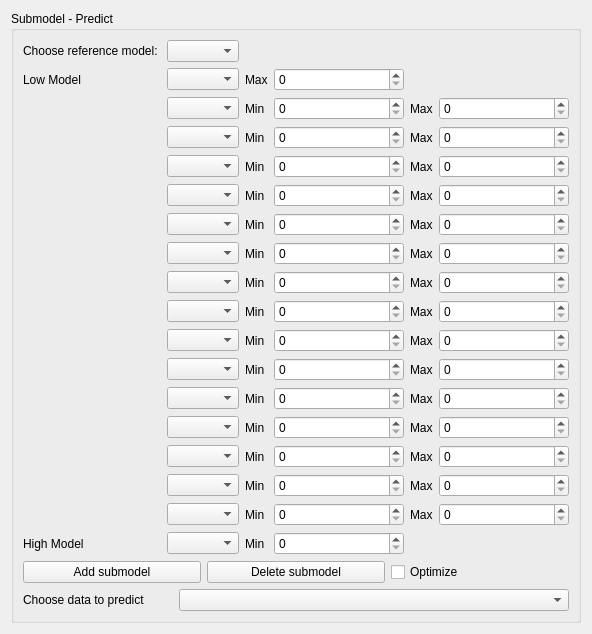
<?xml version="1.0" encoding="UTF-8"?>
<ui version="4.0">
 <class>Form</class>
 <widget class="QWidget" name="Form">
  <property name="geometry">
   <rect>
    <x>0</x>
    <y>0</y>
    <width>561</width>
    <height>572</height>
   </rect>
  </property>
  <property name="sizePolicy">
   <sizepolicy hsizetype="Ignored" vsizetype="Ignored">
    <horstretch>0</horstretch>
    <verstretch>0</verstretch>
   </sizepolicy>
  </property>
  <property name="windowTitle">
   <string>Form</string>
  </property>
  <layout class="QVBoxLayout" name="verticalLayout_2">
   <item>
    <widget class="QGroupBox" name="groupBox">
     <property name="title">
      <string>Submodel - Predict</string>
     </property>
     <layout class="QGridLayout" name="gridLayout">
      <item row="0" column="0">
       <widget class="QLabel" name="referenceModelLabel">
        <property name="text">
         <string>Choose reference model: </string>
        </property>
       </widget>
      </item>
      <item row="0" column="1">
       <widget class="QComboBox" name="referenceModelComboBox"/>
      </item>
      <item row="1" column="0">
       <widget class="QLabel" name="lowModelLabel">
        <property name="text">
         <string>Low Model</string>
        </property>
       </widget>
      </item>
      <item row="1" column="1">
       <widget class="QComboBox" name="lowModelComboBox"/>
      </item>
      <item row="1" column="2">
       <widget class="QLabel" name="lowModelMaxLabel">
        <property name="maximumSize">
         <size>
          <width>30</width>
          <height>16777215</height>
         </size>
        </property>
        <property name="text">
         <string>Max</string>
        </property>
       </widget>
      </item>
      <item row="1" column="3">
       <widget class="QSpinBox" name="lowModelMaxSpinBox">
        <property name="minimumSize">
         <size>
          <width>130</width>
          <height>0</height>
         </size>
        </property>
        <property name="maximumSize">
         <size>
          <width>910</width>
          <height>16777215</height>
         </size>
        </property>
       </widget>
      </item>
      <item row="2" column="1">
       <widget class="QComboBox" name="modelComboBox"/>
      </item>
      <item row="2" column="2">
       <widget class="QLabel" name="minLabel">
        <property name="text">
         <string>Min</string>
        </property>
       </widget>
      </item>
      <item row="2" column="3">
       <widget class="QSpinBox" name="minSpinBox">
        <property name="minimumSize">
         <size>
          <width>130</width>
          <height>0</height>
         </size>
        </property>
        <property name="maximumSize">
         <size>
          <width>70</width>
          <height>16777215</height>
         </size>
        </property>
       </widget>
      </item>
      <item row="2" column="4">
       <widget class="QLabel" name="maxLabel">
        <property name="maximumSize">
         <size>
          <width>30</width>
          <height>16777215</height>
         </size>
        </property>
        <property name="text">
         <string>Max</string>
        </property>
       </widget>
      </item>
      <item row="2" column="5">
       <widget class="QSpinBox" name="maxSpinBox">
        <property name="minimumSize">
         <size>
          <width>130</width>
          <height>0</height>
         </size>
        </property>
       </widget>
      </item>
      <item row="3" column="1">
       <widget class="QComboBox" name="modelComboBox_2"/>
      </item>
      <item row="3" column="2">
       <widget class="QLabel" name="minLabel_2">
        <property name="text">
         <string>Min</string>
        </property>
       </widget>
      </item>
      <item row="3" column="3">
       <widget class="QSpinBox" name="minSpinBox_2">
        <property name="minimumSize">
         <size>
          <width>130</width>
          <height>0</height>
         </size>
        </property>
        <property name="maximumSize">
         <size>
          <width>70</width>
          <height>16777215</height>
         </size>
        </property>
       </widget>
      </item>
      <item row="3" column="4">
       <widget class="QLabel" name="maxLabel_2">
        <property name="text">
         <string>Max</string>
        </property>
       </widget>
      </item>
      <item row="3" column="5">
       <widget class="QSpinBox" name="maxSpinBox_2">
        <property name="minimumSize">
         <size>
          <width>130</width>
          <height>0</height>
         </size>
        </property>
       </widget>
      </item>
      <item row="4" column="1">
       <widget class="QComboBox" name="modelComboBox_3"/>
      </item>
      <item row="4" column="2">
       <widget class="QLabel" name="minLabel_3">
        <property name="text">
         <string>Min</string>
        </property>
       </widget>
      </item>
      <item row="4" column="3">
       <widget class="QSpinBox" name="minSpinBox_3">
        <property name="minimumSize">
         <size>
          <width>130</width>
          <height>0</height>
         </size>
        </property>
        <property name="maximumSize">
         <size>
          <width>70</width>
          <height>16777215</height>
         </size>
        </property>
       </widget>
      </item>
      <item row="4" column="4">
       <widget class="QLabel" name="maxLabel_3">
        <property name="text">
         <string>Max</string>
        </property>
       </widget>
      </item>
      <item row="4" column="5">
       <widget class="QSpinBox" name="maxSpinBox_3">
        <property name="minimumSize">
         <size>
          <width>130</width>
          <height>0</height>
         </size>
        </property>
       </widget>
      </item>
      <item row="5" column="1">
       <widget class="QComboBox" name="modelComboBox_4"/>
      </item>
      <item row="5" column="2">
       <widget class="QLabel" name="minLabel_4">
        <property name="text">
         <string>Min</string>
        </property>
       </widget>
      </item>
      <item row="5" column="3">
       <widget class="QSpinBox" name="minSpinBox_4">
        <property name="minimumSize">
         <size>
          <width>130</width>
          <height>0</height>
         </size>
        </property>
        <property name="maximumSize">
         <size>
          <width>70</width>
          <height>16777215</height>
         </size>
        </property>
       </widget>
      </item>
      <item row="5" column="4">
       <widget class="QLabel" name="maxLabel_4">
        <property name="text">
         <string>Max</string>
        </property>
       </widget>
      </item>
      <item row="5" column="5">
       <widget class="QSpinBox" name="maxSpinBox_4">
        <property name="minimumSize">
         <size>
          <width>130</width>
          <height>0</height>
         </size>
        </property>
       </widget>
      </item>
      <item row="6" column="1">
       <widget class="QComboBox" name="modelComboBox_5"/>
      </item>
      <item row="6" column="2">
       <widget class="QLabel" name="minLabel_5">
        <property name="text">
         <string>Min</string>
        </property>
       </widget>
      </item>
      <item row="6" column="3">
       <widget class="QSpinBox" name="minSpinBox_5">
        <property name="minimumSize">
         <size>
          <width>130</width>
          <height>0</height>
         </size>
        </property>
        <property name="maximumSize">
         <size>
          <width>70</width>
          <height>16777215</height>
         </size>
        </property>
       </widget>
      </item>
      <item row="6" column="4">
       <widget class="QLabel" name="maxLabel_5">
        <property name="text">
         <string>Max</string>
        </property>
       </widget>
      </item>
      <item row="6" column="5">
       <widget class="QSpinBox" name="maxSpinBox_5">
        <property name="minimumSize">
         <size>
          <width>130</width>
          <height>0</height>
         </size>
        </property>
       </widget>
      </item>
      <item row="7" column="1">
       <widget class="QComboBox" name="modelComboBox_6"/>
      </item>
      <item row="7" column="2">
       <widget class="QLabel" name="minLabel_6">
        <property name="text">
         <string>Min</string>
        </property>
       </widget>
      </item>
      <item row="7" column="3">
       <widget class="QSpinBox" name="minSpinBox_6">
        <property name="minimumSize">
         <size>
          <width>130</width>
          <height>0</height>
         </size>
        </property>
        <property name="maximumSize">
         <size>
          <width>70</width>
          <height>16777215</height>
         </size>
        </property>
       </widget>
      </item>
      <item row="7" column="4">
       <widget class="QLabel" name="maxLabel_6">
        <property name="text">
         <string>Max</string>
        </property>
       </widget>
      </item>
      <item row="7" column="5">
       <widget class="QSpinBox" name="maxSpinBox_6">
        <property name="minimumSize">
         <size>
          <width>130</width>
          <height>0</height>
         </size>
        </property>
       </widget>
      </item>
      <item row="8" column="1">
       <widget class="QComboBox" name="modelComboBox_7"/>
      </item>
      <item row="8" column="2">
       <widget class="QLabel" name="minLabel_7">
        <property name="text">
         <string>Min</string>
        </property>
       </widget>
      </item>
      <item row="8" column="3">
       <widget class="QSpinBox" name="minSpinBox_7">
        <property name="minimumSize">
         <size>
          <width>130</width>
          <height>0</height>
         </size>
        </property>
        <property name="maximumSize">
         <size>
          <width>70</width>
          <height>16777215</height>
         </size>
        </property>
       </widget>
      </item>
      <item row="8" column="4">
       <widget class="QLabel" name="maxLabel_7">
        <property name="text">
         <string>Max</string>
        </property>
       </widget>
      </item>
      <item row="8" column="5">
       <widget class="QSpinBox" name="maxSpinBox_7">
        <property name="minimumSize">
         <size>
          <width>130</width>
          <height>0</height>
         </size>
        </property>
       </widget>
      </item>
      <item row="9" column="1">
       <widget class="QComboBox" name="modelComboBox_8"/>
      </item>
      <item row="9" column="2">
       <widget class="QLabel" name="minLabel_8">
        <property name="text">
         <string>Min</string>
        </property>
       </widget>
      </item>
      <item row="9" column="3">
       <widget class="QSpinBox" name="minSpinBox_8">
        <property name="minimumSize">
         <size>
          <width>130</width>
          <height>0</height>
         </size>
        </property>
        <property name="maximumSize">
         <size>
          <width>70</width>
          <height>16777215</height>
         </size>
        </property>
       </widget>
      </item>
      <item row="9" column="4">
       <widget class="QLabel" name="maxLabel_8">
        <property name="text">
         <string>Max</string>
        </property>
       </widget>
      </item>
      <item row="9" column="5">
       <widget class="QSpinBox" name="maxSpinBox_8">
        <property name="minimumSize">
         <size>
          <width>130</width>
          <height>0</height>
         </size>
        </property>
       </widget>
      </item>
      <item row="10" column="1">
       <widget class="QComboBox" name="modelComboBox_9"/>
      </item>
      <item row="10" column="2">
       <widget class="QLabel" name="minLabel_9">
        <property name="text">
         <string>Min</string>
        </property>
       </widget>
      </item>
      <item row="10" column="3">
       <widget class="QSpinBox" name="minSpinBox_9">
        <property name="minimumSize">
         <size>
          <width>130</width>
          <height>0</height>
         </size>
        </property>
        <property name="maximumSize">
         <size>
          <width>70</width>
          <height>16777215</height>
         </size>
        </property>
       </widget>
      </item>
      <item row="10" column="4">
       <widget class="QLabel" name="maxLabel_9">
        <property name="text">
         <string>Max</string>
        </property>
       </widget>
      </item>
      <item row="10" column="5">
       <widget class="QSpinBox" name="maxSpinBox_9">
        <property name="minimumSize">
         <size>
          <width>130</width>
          <height>0</height>
         </size>
        </property>
       </widget>
      </item>
      <item row="11" column="1">
       <widget class="QComboBox" name="modelComboBox_10"/>
      </item>
      <item row="11" column="2">
       <widget class="QLabel" name="minLabel_10">
        <property name="text">
         <string>Min</string>
        </property>
       </widget>
      </item>
      <item row="11" column="3">
       <widget class="QSpinBox" name="minSpinBox_10">
        <property name="minimumSize">
         <size>
          <width>130</width>
          <height>0</height>
         </size>
        </property>
        <property name="maximumSize">
         <size>
          <width>70</width>
          <height>16777215</height>
         </size>
        </property>
       </widget>
      </item>
      <item row="11" column="4">
       <widget class="QLabel" name="maxLabel_10">
        <property name="text">
         <string>Max</string>
        </property>
       </widget>
      </item>
      <item row="11" column="5">
       <widget class="QSpinBox" name="maxSpinBox_10">
        <property name="minimumSize">
         <size>
          <width>130</width>
          <height>0</height>
         </size>
        </property>
       </widget>
      </item>
      <item row="12" column="1">
       <widget class="QComboBox" name="modelComboBox_11"/>
      </item>
      <item row="12" column="2">
       <widget class="QLabel" name="minLabel_11">
        <property name="text">
         <string>Min</string>
        </property>
       </widget>
      </item>
      <item row="12" column="3">
       <widget class="QSpinBox" name="minSpinBox_11">
        <property name="minimumSize">
         <size>
          <width>130</width>
          <height>0</height>
         </size>
        </property>
        <property name="maximumSize">
         <size>
          <width>70</width>
          <height>16777215</height>
         </size>
        </property>
       </widget>
      </item>
      <item row="12" column="4">
       <widget class="QLabel" name="maxLabel_11">
        <property name="text">
         <string>Max</string>
        </property>
       </widget>
      </item>
      <item row="12" column="5">
       <widget class="QSpinBox" name="maxSpinBox_11">
        <property name="minimumSize">
         <size>
          <width>130</width>
          <height>0</height>
         </size>
        </property>
       </widget>
      </item>
      <item row="13" column="1">
       <widget class="QComboBox" name="modelComboBox_12"/>
      </item>
      <item row="13" column="2">
       <widget class="QLabel" name="minLabel_12">
        <property name="text">
         <string>Min</string>
        </property>
       </widget>
      </item>
      <item row="13" column="3">
       <widget class="QSpinBox" name="minSpinBox_12">
        <property name="minimumSize">
         <size>
          <width>130</width>
          <height>0</height>
         </size>
        </property>
        <property name="maximumSize">
         <size>
          <width>70</width>
          <height>16777215</height>
         </size>
        </property>
       </widget>
      </item>
      <item row="13" column="4">
       <widget class="QLabel" name="maxLabel_12">
        <property name="text">
         <string>Max</string>
        </property>
       </widget>
      </item>
      <item row="13" column="5">
       <widget class="QSpinBox" name="maxSpinBox_12">
        <property name="minimumSize">
         <size>
          <width>130</width>
          <height>0</height>
         </size>
        </property>
       </widget>
      </item>
      <item row="14" column="1">
       <widget class="QComboBox" name="modelComboBox_13"/>
      </item>
      <item row="14" column="2">
       <widget class="QLabel" name="minLabel_13">
        <property name="text">
         <string>Min</string>
        </property>
       </widget>
      </item>
      <item row="14" column="3">
       <widget class="QSpinBox" name="minSpinBox_13">
        <property name="minimumSize">
         <size>
          <width>130</width>
          <height>0</height>
         </size>
        </property>
        <property name="maximumSize">
         <size>
          <width>70</width>
          <height>16777215</height>
         </size>
        </property>
       </widget>
      </item>
      <item row="14" column="4">
       <widget class="QLabel" name="maxLabel_13">
        <property name="text">
         <string>Max</string>
        </property>
       </widget>
      </item>
      <item row="14" column="5">
       <widget class="QSpinBox" name="maxSpinBox_13">
        <property name="minimumSize">
         <size>
          <width>130</width>
          <height>0</height>
         </size>
        </property>
       </widget>
      </item>
      <item row="15" column="1">
       <widget class="QComboBox" name="modelComboBox_14"/>
      </item>
      <item row="15" column="2">
       <widget class="QLabel" name="minLabel_14">
        <property name="text">
         <string>Min</string>
        </property>
       </widget>
      </item>
      <item row="15" column="3">
       <widget class="QSpinBox" name="minSpinBox_14">
        <property name="minimumSize">
         <size>
          <width>130</width>
          <height>0</height>
         </size>
        </property>
        <property name="maximumSize">
         <size>
          <width>70</width>
          <height>16777215</height>
         </size>
        </property>
       </widget>
      </item>
      <item row="15" column="4">
       <widget class="QLabel" name="maxLabel_14">
        <property name="text">
         <string>Max</string>
        </property>
       </widget>
      </item>
      <item row="15" column="5">
       <widget class="QSpinBox" name="maxSpinBox_14">
        <property name="minimumSize">
         <size>
          <width>130</width>
          <height>0</height>
         </size>
        </property>
       </widget>
      </item>
      <item row="16" column="1">
       <widget class="QComboBox" name="modelComboBox_15"/>
      </item>
      <item row="16" column="2">
       <widget class="QLabel" name="minLabel_15">
        <property name="text">
         <string>Min</string>
        </property>
       </widget>
      </item>
      <item row="16" column="3">
       <widget class="QSpinBox" name="minSpinBox_15">
        <property name="minimumSize">
         <size>
          <width>130</width>
          <height>0</height>
         </size>
        </property>
        <property name="maximumSize">
         <size>
          <width>70</width>
          <height>16777215</height>
         </size>
        </property>
       </widget>
      </item>
      <item row="16" column="4">
       <widget class="QLabel" name="maxLabel_15">
        <property name="text">
         <string>Max</string>
        </property>
       </widget>
      </item>
      <item row="16" column="5">
       <widget class="QSpinBox" name="maxSpinBox_15">
        <property name="minimumSize">
         <size>
          <width>130</width>
          <height>0</height>
         </size>
        </property>
       </widget>
      </item>
      <item row="17" column="0">
       <widget class="QLabel" name="highModelLabel">
        <property name="text">
         <string>High Model</string>
        </property>
       </widget>
      </item>
      <item row="17" column="1">
       <widget class="QComboBox" name="lowModelComboBox_2"/>
      </item>
      <item row="17" column="2">
       <widget class="QLabel" name="highModelMinLabel">
        <property name="text">
         <string>Min</string>
        </property>
       </widget>
      </item>
      <item row="17" column="3">
       <widget class="QSpinBox" name="highModelMaxSpinBox">
        <property name="minimumSize">
         <size>
          <width>130</width>
          <height>0</height>
         </size>
        </property>
        <property name="maximumSize">
         <size>
          <width>70</width>
          <height>16777215</height>
         </size>
        </property>
       </widget>
      </item>
      <item row="18" column="0" colspan="6">
       <layout class="QHBoxLayout" name="horizontalLayout">
        <item>
         <widget class="QPushButton" name="addSubModelPushButton">
          <property name="text">
           <string>Add submodel</string>
          </property>
         </widget>
        </item>
        <item>
         <widget class="QPushButton" name="deleteSubModelPushButton">
          <property name="text">
           <string>Delete submodel</string>
          </property>
         </widget>
        </item>
        <item>
         <widget class="QCheckBox" name="checkBox">
          <property name="text">
           <string>Optimize </string>
          </property>
         </widget>
        </item>
       </layout>
      </item>
      <item row="19" column="0" colspan="6">
       <layout class="QHBoxLayout" name="horizontalLayout_2">
        <item>
         <widget class="QLabel" name="chooseDataLabel">
          <property name="maximumSize">
           <size>
            <width>150</width>
            <height>16777215</height>
           </size>
          </property>
          <property name="text">
           <string>Choose data to predict</string>
          </property>
         </widget>
        </item>
        <item>
         <widget class="QComboBox" name="chooseDataComboBox"/>
        </item>
       </layout>
      </item>
     </layout>
    </widget>
   </item>
  </layout>
 </widget>
 <resources/>
 <connections/>
</ui>
